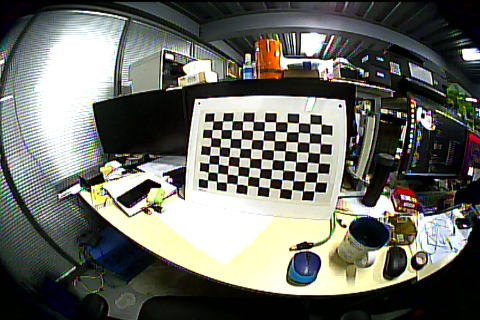
#> input picture data/calib0326/img1.png, 480 x 320 px, given as the content of the folder /space/code/multiview/calib1280_right, which was not available
$ python fisheye.py   (older library calls are emulated)
#> lines starting #> are read from the running program, lines starting #| are printed output that depends on the picture; pictures that were not available may be replaced by others from this repository, and a replacement may not be noted
import cv2
import numpy as np
import glob


def get_K_and_D(checkerboard, imgsPath):

#> called with checkerboard = (6, 4), imgsPath = '/space/code/multiview/calib1280_right'
    CHECKERBOARD = checkerboard
    subpix_criteria = (cv2.TERM_CRITERIA_EPS+cv2.TERM_CRITERIA_MAX_ITER, 30, 0.1)
    calibration_flags = cv2.fisheye.CALIB_RECOMPUTE_EXTRINSIC+cv2.fisheye.CALIB_CHECK_COND+cv2.fisheye.CALIB_FIX_SKEW
    objp = np.zeros((1, CHECKERBOARD[0]*CHECKERBOARD[1], 3), np.float32)
    objp[0,:,:2] = np.mgrid[0:CHECKERBOARD[0], 0:CHECKERBOARD[1]].T.reshape(-1, 2)
    _img_shape = None
    objpoints = []
    imgpoints = []
    images = glob.glob(imgsPath + '/*.png')
    for fname in images:
        img = cv2.imread(fname)
#> img is the input picture: shape (320, 480, 3); mean B, G, R 99.1, 106.7, 105.2
        if _img_shape == None:
            _img_shape = img.shape[:2]
        else:
            assert _img_shape == img.shape[:2], "All images must share the same size."

        gray = cv2.cvtColor(img,cv2.COLOR_BGR2GRAY)
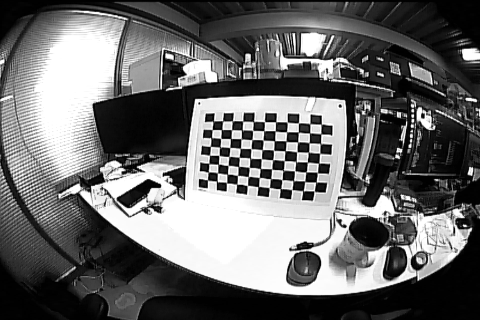
#> gray: shape (320, 480); min 0, max 255, mean 105.4
        ret, corners = cv2.findChessboardCorners(gray, CHECKERBOARD,cv2.CALIB_CB_ADAPTIVE_THRESH+cv2.CALIB_CB_FAST_CHECK+cv2.CALIB_CB_NORMALIZE_IMAGE)
#> ret = False; corners = None
        if ret == True:
            objpoints.append(objp)
            cv2.cornerSubPix(gray,corners,(3,3),(-1,-1),subpix_criteria)
            imgpoints.append(corners)
    N_OK = len(objpoints)
    K = np.zeros((3, 3))
    D = np.zeros((4, 1))
    rvecs = [np.zeros((1, 1, 3), dtype=np.float64) for i in range(N_OK)]
    tvecs = [np.zeros((1, 1, 3), dtype=np.float64) for i in range(N_OK)]
#> (the run stopped early here; a loop or call above may not have finished)

$ run again, on data/calib0326/img10.png
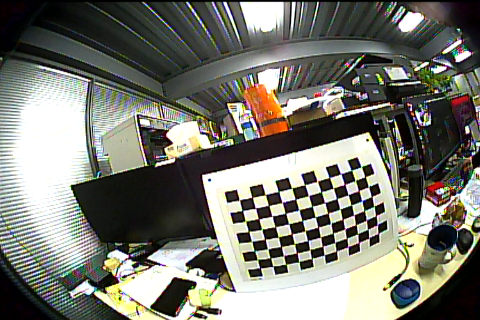
#> input picture data/calib0326/img10.png, 480 x 320 px, given as the content of the folder /space/code/multiview/calib1280_right, which was not available
#> in get_K_and_D, img is the input picture: shape (320, 480, 3); mean B, G, R 111.5, 120.7, 120.3
#> in get_K_and_D, `gray = cv2.cvtColor(img,cv2.COLOR_BGR2GRAY)`:
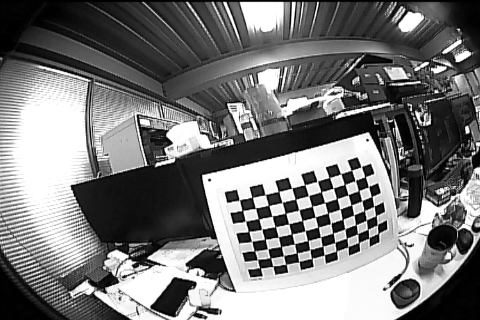
#> gray: shape (320, 480); min 0, max 255, mean 119.5
#> ret = False; corners = None

$ run again, on data/calib0326/img11.png
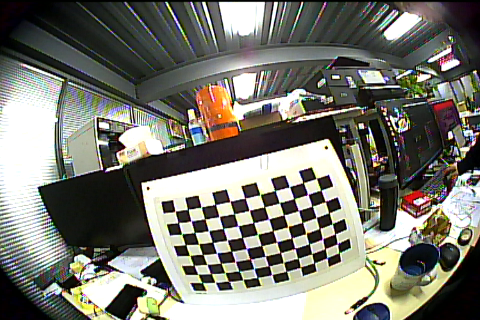
#> input picture data/calib0326/img11.png, 480 x 320 px, given as the content of the folder /space/code/multiview/calib1280_right, which was not available
#> in get_K_and_D, img is the input picture: shape (320, 480, 3); mean B, G, R 111, 120.1, 120.4
#> in get_K_and_D, `gray = cv2.cvtColor(img,cv2.COLOR_BGR2GRAY)`:
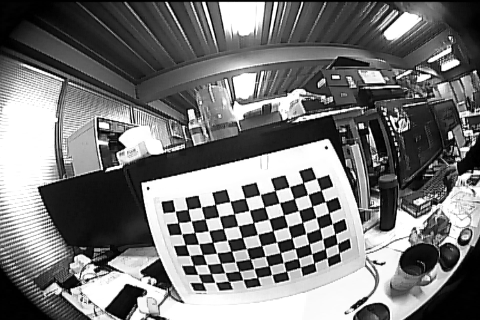
#> gray: shape (320, 480); min 0, max 255, mean 119.1
#> ret = False; corners = None
